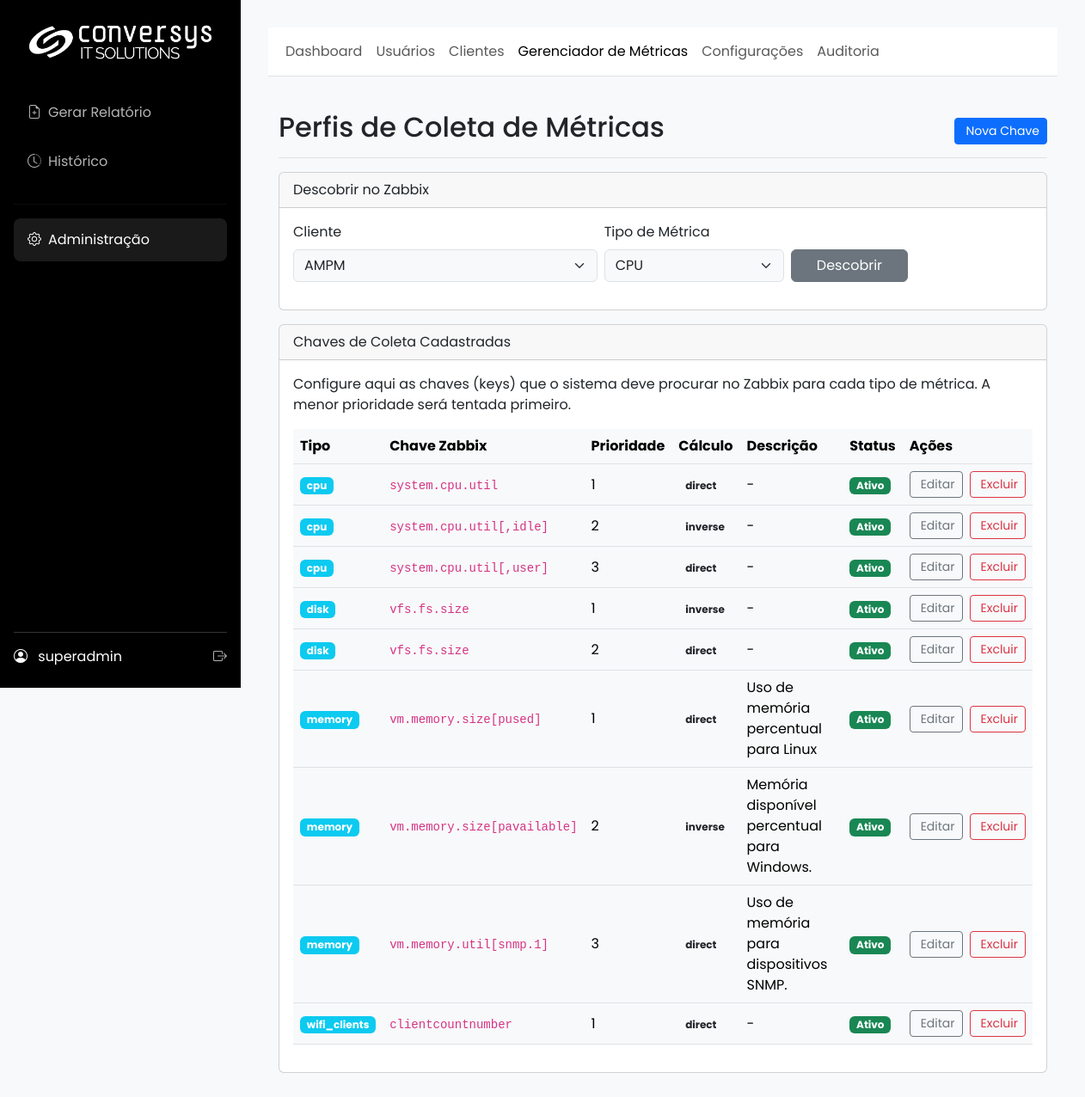
/admin/metric_keys (signed in), run on the app's committed database.
### app/models.py (models this page shows, shortened)
class SystemConfig(db.Model):
    id = db.Column(db.Integer, primary_key=True)
    company_name = db.Column(db.String(100), default="Conversys IT Solutions")
    footer_text = db.Column(db.String(255), default=f"Conversys IT Solutions Copyright {dt.datetime.now().year} – Todos os direitos Reservados | Política de privacidade")
    primary_color = db.Column(db.String(7), default="#2c3e50")
    secondary_color = db.Column(db.String(7), default="#3498db")
    logo_dark_bg_path = db.Column(db.String(255), nullable=True)
    logo_light_bg_path = db.Column(db.String(255), nullable=True)
    login_background_path = db.Column(db.String(255), nullable=True)
    default_cover_path = db.Column(db.String(255), nullable=True)
    color_scheme = db.Column(db.String(10), default="light")
    color_bg_main = db.Column(db.String(7), default="#f8f9fa")
    color_bg_card = db.Column(db.String(7), default="#ffffff")
    color_text_light = db.Column(db.String(7), default="#212529")
    color_border = db.Column(db.String(7), default="#dee2e6")
    login_media_path = db.Column(db.String(255), nullable=True)
    report_cover_path = db.Column(db.String(255), nullable=True)
    report_final_page_path = db.Column(db.String(255), nullable=True)

class User(UserMixin, db.Model):
    id = db.Column(db.Integer, primary_key=True)
    username = db.Column(db.String(64), index=True, unique=True)
    email = db.Column(db.String(120), index=True, unique=True)
    password_hash = db.Column(db.String(256))
    role_id = db.Column(db.Integer, db.ForeignKey('role.id'))
    reports = db.relationship('Report', backref='user', lazy='dynamic')
    clients = db.relationship('Client', secondary=user_client_association, back_populates='users')
    def has_role(self, role_name):
        return self.role.name == role_name

class MetricKeyProfile(db.Model):
    __tablename__ = 'metric_key_profile'
    id = db.Column(db.Integer, primary_key=True)
    metric_type = db.Column(db.String(50), nullable=False, index=True)
    key_string = db.Column(db.String(255), nullable=False)
    priority = db.Column(db.Integer, nullable=False, default=10)
    calculation_type = db.Column(db.Enum(CalculationType), nullable=False, default=CalculationType.DIRECT)
    description = db.Column(db.String(255), nullable=True)
    is_active = db.Column(db.Boolean, default=True, nullable=False)

### app/admin/routes.py (the view)
@admin.route('/metric_keys')
@admin_required
def list_metric_keys():
    _ensure_request_id()
    _log_debug("Acessando a lista de perfis de métricas")
    try:
        keys = MetricKeyProfile.query.order_by(MetricKeyProfile.metric_type, MetricKeyProfile.priority).all()
        _log_debug("Perfis de métricas carregados", count=len(keys))
    except Exception as e:
        current_app.logger.error(f"[{g.request_id}] Erro ao consultar perfis de métricas: {e}", exc_info=True)
        flash('Erro ao carregar os perfis de métricas.', 'danger')
        keys = []
    return render_template('admin/metric_keys.html', keys=keys, title="Perfis de Coleta de Métricas")

### app/__init__.py (called while the page is built)
@login_manager.user_loader
def load_user(user_id):
    from .models import User
    return db.session.get(User, int(user_id))

def _ensure_request_id():
    rid = getattr(g, "request_id", None)
    if not rid:
        rid = uuid.uuid4().hex
        g.request_id = rid
    return rid

### app/admin/routes.py (called while the page is built)
def _ensure_request_id():
    if not getattr(g, "request_id", None):
        g.request_id = uuid.uuid4().hex
    return g.request_id

def _log_debug(msg, **extra):
    rid = _ensure_request_id()
    payload = {"rid": rid, **extra}
    try:
        current_app.logger.debug(f"{msg} | {payload}")
    except Exception:
        print(f"DEBUG {msg} | {payload}")

### app/main/routes.py (called while the page is built, shortened)
@main.before_app_request
def before_request_func():
    cfg = SystemConfig.query.first()
    g.sys_config = cfg

### app/utils.py (called while the page is built)
def admin_required(f):
    @wraps(f)
    @login_required
    def decorated_function(*args, **kwargs):
        if not (current_user.has_role('admin') or current_user.has_role('super_admin')):
            flash('Acesso negado. Você não tem permissão para acessar esta área.', 'danger')
            return redirect(url_for('main.gerar_form'))
        return f(*args, **kwargs)
    return decorated_function

### app/templates/admin/metric_keys.html (shortened to what this page needs)
{% extends 'admin/base.html' %}
{% block admin_content %}
<div class="container-fluid">
    <div class="d-flex justify-content-between flex-wrap flex-md-nowrap align-items-center pt-3 pb-2 mb-3 border-bottom">
        <h1 class="h2">Perfis de Coleta de Métricas</h1>
        <div class="btn-toolbar mb-2 mb-md-0">
            <a href="{{ url_for('admin.add_metric_key') }}" class="btn btn-sm btn-primary">
                 Nova Chave
            </a>
        </div>
    </div>
    <div class="card mb-3">
        <div class="card-header">Descobrir no Zabbix</div>
        <div class="card-body">
            <div class="row g-2 align-items-end">
                <div class="col-md-5">
                    <label for="discover-client" class="form-label">Cliente</label>
                    <select id="discover-client" class="form-select"></select>
                </div>
                <div class="col-md-3">
                    <label for="discover-type" class="form-label">Tipo de Métrica</label>
                    <select id="discover-type" class="form-select">
                        <option value="cpu">CPU</option>
                    </select>
                </div>
                <div class="col-md-2">
                    <button id="btnDiscover" class="btn btn-secondary w-100">Descobrir</button>
                </div>
            </div>
        </div>
    </div>
    <div class="card">
        <div class="card-header">
            Chaves de Coleta Cadastradas
        </div>
        <div class="card-body">
            <p class="card-text">Configure aqui as chaves (keys) que o sistema deve procurar no Zabbix para cada tipo de métrica. A menor prioridade será tentada primeiro.</p>
            <div class="table-responsive">
                <table class="table table-hover align-middle">
                    <thead>
                        <tr>
                            <th>Tipo</th>
                            <th>Chave Zabbix</th>
                            <th>Prioridade</th>
                            <th>Cálculo</th>
                            <th>Descrição</th>
                            <th>Status</th>
                            <th style="width: 15%;">Ações</th>
                        </tr>
                    </thead>
                    <tbody>
                        {% for key in keys %}
                        <tr>
                            <td><span class="badge bg-info">{{ key.metric_type }}</span></td>
                            <td><code>{{ key.key_string }}</code></td>
                            <td>{{ key.priority }}</td>
                            <td><span class="badge bg-light text-dark">{{ key.calculation_type.value }}</span></td>
                            <td>{{ key.description or '-' }}</td>
                            <td>
                                {% if key.is_active %}
                                    <span class="badge bg-success">Ativo</span>
                                {% else %}
                                    <span class="badge bg-secondary">Inativo</span>
                                {% endif %}
                            </td>
                            <td>
                                <div class="d-flex gap-2">
                                    <a href="{{ url_for('admin.edit_metric_key', key_id=key.id) }}" class="btn btn-sm btn-outline-secondary" title="Editar">
                                         Editar
                                    </a>
                                    <form action="{{ url_for('admin.delete_metric_key', key_id=key.id) }}" method="post" class="d-inline form-delete-metric-key" data-key-id="{{ key.id }}">
                                        <button type="submit" class="btn btn-sm btn-outline-danger" title="Excluir">
                                             Excluir
                                        </button>
                                    </form>
                                </div>
                            </td>
                        </tr>
                        {% else %}
                        <tr>
                            <td colspan="7" class="text-center text-muted p-4">Nenhum perfil de métrica cadastrado.</td>
                        </tr>
                        {% endfor %}
                    </tbody>
                </table>
            </div>
        </div>
    </div>
</div>
{% endblock %}

### app/templates/base.html (shortened to what this page needs)
<!DOCTYPE html>
<html lang="pt-br" data-bs-theme="{{ g.sys_config.color_scheme | default('dark') }}">
<head>
    <link href="https://cdn.jsdelivr.net/npm/bootstrap@5.3.3/dist/css/bootstrap.min.css" rel="stylesheet">
    <link rel="stylesheet" href="https://cdn.jsdelivr.net/npm/bootstrap-icons@1.11.3/font/bootstrap-icons.min.css">
</head>
<body>
    <div class="d-flex">
        <div class="sidebar">
            <a href="{{ url_for('main.index') }}" class="logo">
                {% if g.sys_config.logo_dark_bg_path %}
                    <img src="{{ url_for('main.uploaded_file', filename=g.sys_config.logo_dark_bg_path) }}" alt="Logo">
                {% else %}
                    <span>{{ g.sys_config.company_name }}</span>
                {% endif %}
            </a>
            <ul class="nav flex-column">
                <li><a href="{{ url_for('main.gerar_form') }}" class="nav-link {% if request.endpoint == 'main.gerar_form' %}active{% endif %}"><i class="bi bi-file-earmark-plus me-2"></i>Gerar Relatório</a></li>
                <li><a href="{{ url_for('main.history') }}" class="nav-link {% if request.endpoint == 'main.history' %}active{% endif %}"><i class="bi bi-clock-history me-2"></i>Histórico</a></li>
                {% if current_user.has_role('admin') or current_user.has_role('super_admin') %}
                <hr style="border-color: rgba(255,255,255,0.2);">
                <li><a href="{{ url_for('admin.dashboard') }}" class="nav-link {% if 'admin.' in request.endpoint %}active{% endif %}"><i class="bi bi-gear me-2"></i>Administração</a></li>
                {% endif %}
            </ul>
            <div class="user-info">
                <div class="d-flex justify-content-between align-items-center">
                    <div>
                        <i class="bi bi-person-circle me-2"></i>
                        <span>{{ current_user.username }}</span>
                    </div>
                    <a href="{{ url_for('auth.logout') }}" title="Sair"><i class="bi bi-box-arrow-right"></i></a>
                </div>
            </div>
        </div>
        <div class="main-content flex-grow-1">
            {% block content %}{% endblock %}
        </div>
    </div>
</body>
</html>

### data on the page
SystemConfig: logo_dark_bg_path (picture)
User: username "superadmin"
MetricKeyProfile: metric_type "cpu", key_string "system.cpu.util", priority "1", calculation_type.value "direct", description "-", is_active "Ativo"
MetricKeyProfile: metric_type "cpu", key_string "system.cpu.util[,idle]", priority "2", calculation_type.value "inverse", description "-", is_active "Ativo"
MetricKeyProfile: metric_type "cpu", key_string "system.cpu.util[,user]", priority "3", calculation_type.value "direct", description "-", is_active "Ativo"
MetricKeyProfile: metric_type "disk", key_string "vfs.fs.size", priority "1", calculation_type.value "inverse", description "-", is_active "Ativo"
MetricKeyProfile: metric_type "disk", key_string "vfs.fs.size", priority "2", calculation_type.value "direct", description "-", is_active "Ativo"
MetricKeyProfile: metric_type "memory", key_string "vm.memory.size[pused]", priority "1", calculation_type.value "direct", description "Uso de memória percentual para Linux", is_active "Ativo"
MetricKeyProfile: metric_type "memory", key_string "vm.memory.size[pavailable]", priority "2", calculation_type.value "inverse", description "Memória disponível percentual para Windows.", is_active "Ativo"
MetricKeyProfile: metric_type "memory", key_string "vm.memory.util[snmp.1]", priority "3", calculation_type.value "direct", description "Uso de memória para dispositivos SNMP.", is_active "Ativo"
MetricKeyProfile: metric_type "wifi_clients", key_string "clientcountnumber", priority "1", calculation_type.value "direct", description "-", is_active "Ativo"
